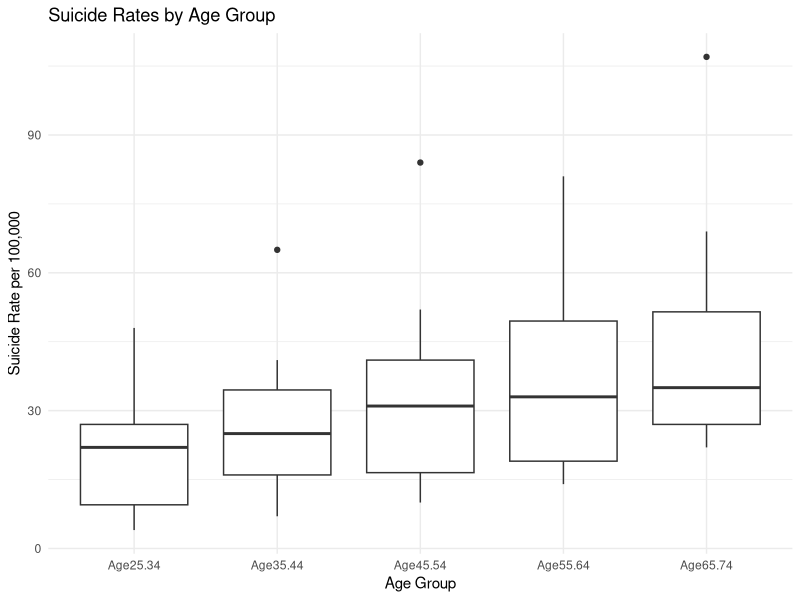
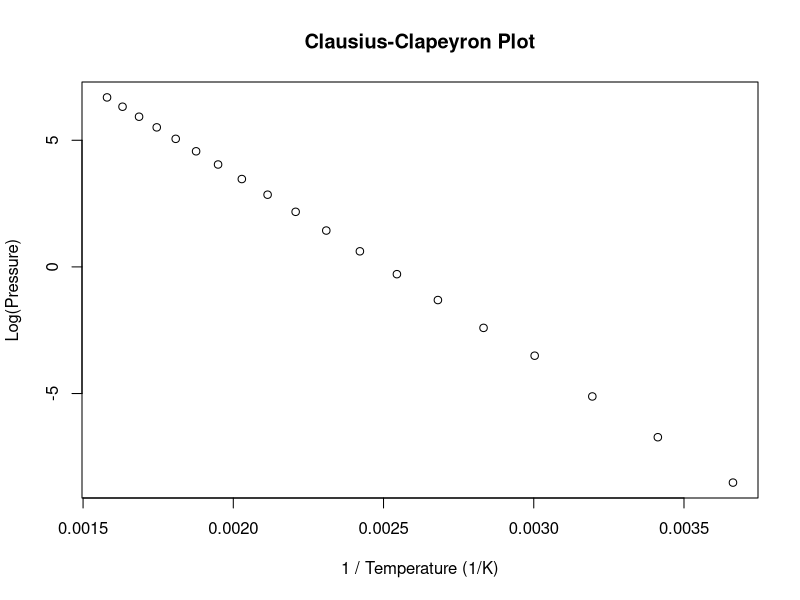
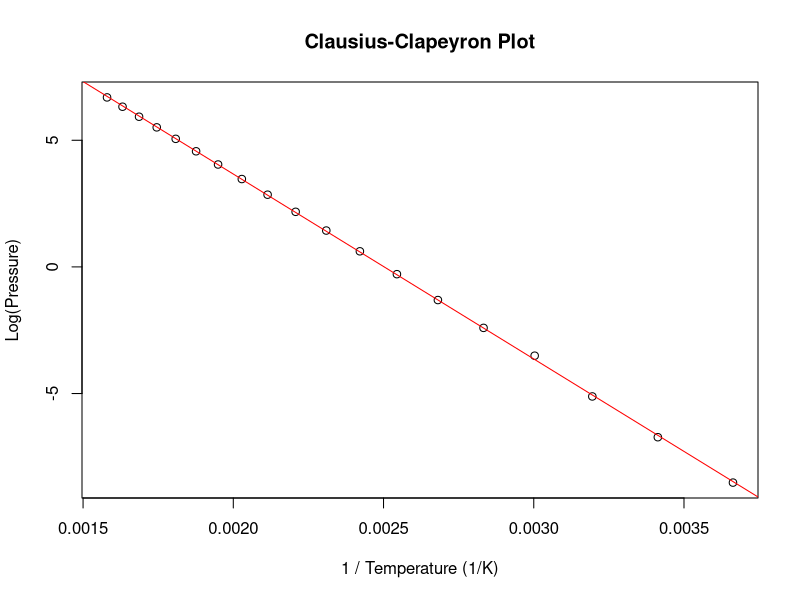

The R script that drew these images, in order:
## ---- chunk 1
knitr::opts_chunk$set(echo = TRUE)
## ---- chunk 2
tmp <- c(5, 8, 1)
vec_a <- rep(tmp, times = 10)
print(vec_a)
## ---- chunk 3
tmp <- c(5, 8, 1)
times <- c(30, 20, 10)
vec_b <- rep(tmp, times = times)
print(vec_b)
## ---- chunk 4
 xVec <- sample(0:999, 250, replace=T)
 yVec <- sample(0:999, 250, replace=T)
 xVec
 yVec
## ---- chunk 5
aVec <- yVec[2:250] - xVec[1:249]
print(aVec)
## ---- chunk 6
bVec <- yVec[yVec > 600]
print(bVec)
## ---- chunk 7
cVec <- which(yVec > 600)
print(cVec)
## ---- chunk 8
dVec <- xVec[order(yVec)]
print(dVec)
## ---- chunk 9
eVec <- yVec[seq(1, length(yVec), by = 3)]
print(eVec)
## ---- chunk 10
X <- c(34, 33, 65, 37, 89, NA, 43, NA, 11, NA, 23, NA)
X
## ---- chunk 11
na_count <- sum(is.na(X))
print(na_count)
## ---- chunk 12
library(tidyverse)
data(state)
state.x77 <- as_tibble(state.x77, rownames = 'State')
## ---- chunk 13
# Select states with income less than 4300
low_income_states <- state.x77 %>% filter(Income < 4300)

# Calculate the average income of these states
average_low_income <- mean(low_income_states$Income)
average_low_income
## ---- chunk 14
# Sort the data by income
sorted_states <- state.x77 %>% arrange(desc(Income))

# Select the state with the highest income
highest_income_state <- sorted_states %>% slice(1)
highest_income_state
## ---- chunk 15
# Add a variable categorizing the size of population
state.x77 <- state.x77 %>% 
  mutate(PopulationSize = ifelse(Population <= 4500, 'S', 'L'))
head(state.x77)
## ---- chunk 16
# Find the average income and illiteracy of the two groups of states
grouped_stats <- state.x77 %>% 
  group_by(PopulationSize) %>% 
  summarise(
    Average_Income = mean(Income),
    Average_Illiteracy = mean(Illiteracy)
  )

grouped_stats
## ---- chunk 17
simulate_observations <- function(n) {
  X1 <- runif(n, 0, 1)
  X2 <- runif(n, 0, 1)
  return(data.frame(X1, X2))
}
## ---- chunk 18
calculate_proportions <- function(observations) {
  n <- nrow(observations)
  X1 <- observations$X1
  X2 <- observations$X2
  
  # Distance to the nearest edge
  edge_distances <- pmin(X1, 1 - X1, X2, 1 - X2)
  edge_proportion <- mean(edge_distances < 0.25)
  
  # Distance to the nearest vertex
  vertex_distances <- pmin(
    sqrt((X1 - 0)^2 + (X2 - 0)^2),  # distance to (0,0)
    sqrt((X1 - 0)^2 + (X2 - 1)^2),  # distance to (0,1)
    sqrt((X1 - 1)^2 + (X2 - 0)^2),  # distance to (1,0)
    sqrt((X1 - 1)^2 + (X2 - 1)^2)   # distance to (1,1)
  )
  vertex_proportion <- mean(vertex_distances < 0.25)
  
  return(list(edge_proportion = edge_proportion, vertex_proportion = vertex_proportion))
}
## ---- chunk 19
# Simulate 1000 observations
set.seed(123)  # Setting seed for reproducibility
observations <- simulate_observations(1000)

# Calculate proportions
proportions <- calculate_proportions(observations)
print(proportions)
## ---- chunk 20
 library(tidyverse)
 suicrates <- tibble(Country = c('Canada', 'Israel', 'Japan', 'Austria', 'France', 'Germany',
 'Hungary', 'Italy', 'Netherlands', 'Poland', 'Spain', 'Sweden', 'Switzerland', 'UK', 'USA'),
 Age25.34 = c(22, 9, 22, 29, 16, 28, 48, 7, 8, 26, 4, 28, 22, 10, 20),
 Age35.44 = c(27, 19, 19, 40, 25, 35, 65, 8, 11, 29, 7, 41, 34, 13, 22),
 Age45.54 = c(31, 10, 21, 52, 36, 41, 84, 11, 18, 36, 10, 46, 41, 15, 28),
 Age55.64 = c(34, 14, 31, 53, 47, 49, 81, 18, 20, 32, 16, 51, 50, 17, 33),
 Age65.74 = c(24, 27, 49, 69, 56, 52, 107, 27, 28, 28, 22, 35, 51, 22, 37))
## ---- chunk 21
 library(tidyr)

# Transforming the data to long form
suicrates_long <- suicrates %>%
  pivot_longer(cols = starts_with("Age"), names_to = "AgeGroup", values_to = "Rate")

print(suicrates_long)
## ---- chunk 22
 library(ggplot2)

# Constructing side-by-side box plots
ggplot(suicrates_long, aes(x = AgeGroup, y = Rate)) +
  geom_boxplot() +
  labs(title = "Suicide Rates by Age Group",
       x = "Age Group",
       y = "Suicide Rate per 100,000") +
  theme_minimal()
## ---- chunk 23
 data(pressure)
head(pressure)
## ---- chunk 24
pressure$TemperatureK <- pressure$temperature + 273
pressure$log_pressure <- log(pressure$pressure)
## ---- chunk 25
plot(1 / pressure$TemperatureK, pressure$log_pressure,
     xlab = "1 / Temperature (1/K)",
     ylab = "Log(Pressure)",
     main = "Clausius-Clapeyron Plot")
## ---- chunk 26
fit <- lm(log_pressure ~ I(1 / TemperatureK), data = pressure)
summary(fit)
## ---- chunk 27
# Load the pressure data set
data(pressure)
head(pressure)

# Transform the data
pressure$TemperatureK <- pressure$temperature + 273
pressure$log_pressure <- log(pressure$pressure)

# Plot the transformed data
plot(1 / pressure$TemperatureK, pressure$log_pressure,
     xlab = "1 / Temperature (1/K)",
     ylab = "Log(Pressure)",
     main = "Clausius-Clapeyron Plot")

# Fit a regression line
fit <- lm(log_pressure ~ I(1 / TemperatureK), data = pressure)
summary(fit)

# Add the regression line to the plot
abline(fit, col = "red")
